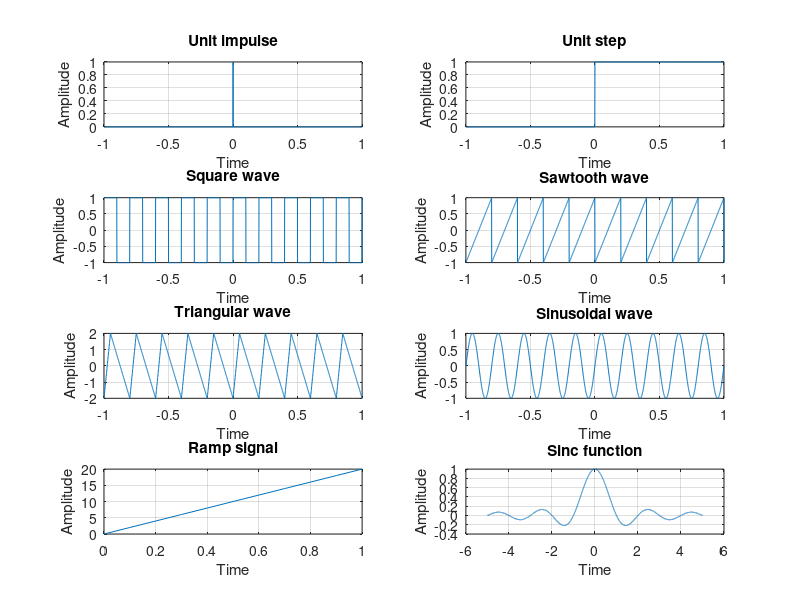
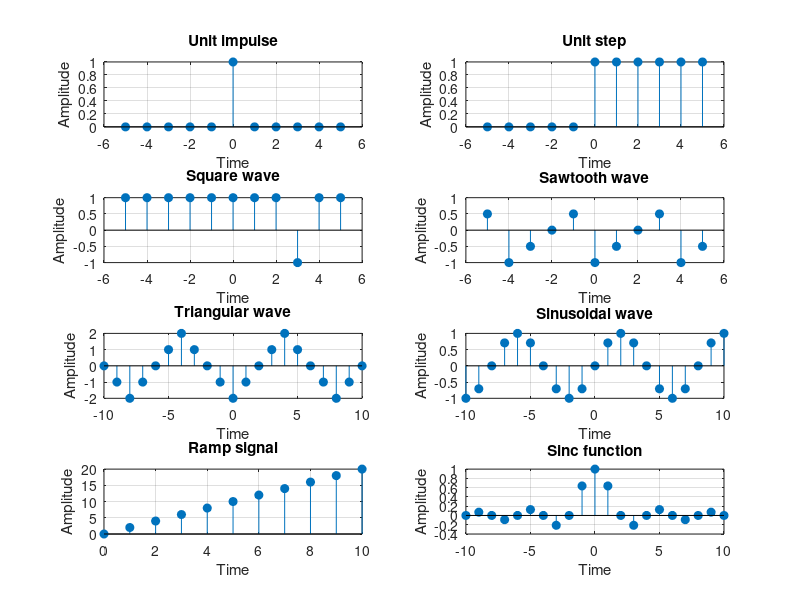
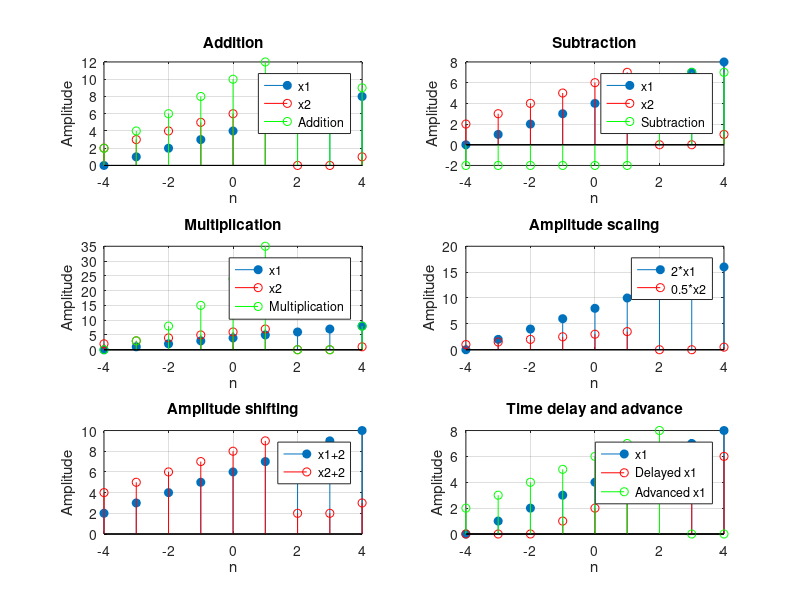
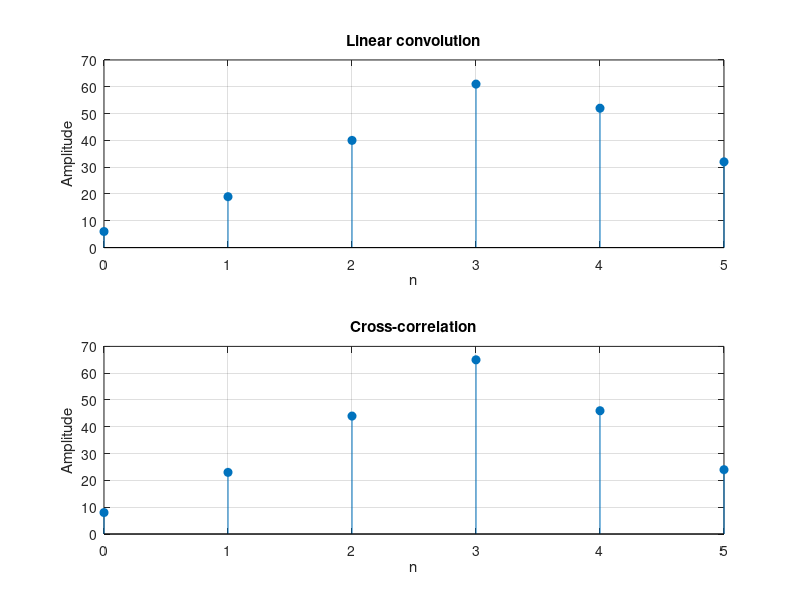

Recreate these plots in MATLAB, in order.
% Exp 1: Signal Generation
clc; clear; close all;
t = -1:0.001:1; n = -5:5; m = -10:10; f = 5; A = 2;
T = {t,t,t,t,t,t,0:0.1:1,-5:0.001:5};
X = {double(t==0),double(t>=0),square(2*pi*f*t),sawtooth(2*pi*f*t),A*sawtooth(2*pi*f*t,0.25),sin(2*pi*f*t),0:2:20,sinc(-5:0.001:5)};
name = {'Unit impulse','Unit step','Square wave','Sawtooth wave','Triangular wave','Sinusoidal wave','Ramp signal','Sinc function'};
figure;
for i = 1:8
    subplot(4,2,i); plot(T{i},X{i}); title(name{i});
    xlabel('Time'); ylabel('Amplitude'); grid on;
end
N = {n,n,n,n,m,m,0:10,m};
Y = {double(n==0),double(n>=0),square(2*pi*f*n),sawtooth(pi*n/2),A*sawtooth(pi*m/4,0.5),sin(pi*m/4),0:2:20,sinc(m/2)};
figure;
for i = 1:8
    subplot(4,2,i); stem(N{i},Y{i},'filled'); title(name{i});
    xlabel('Time'); ylabel('Amplitude'); grid on;
end

% Exp 2: Discrete-Time Signal Operations
clc; clear; close all;
n = -4:4; x1 = 0:8; x2 = [2 3 4 5 6 7 0 0 1]; k = 2;
add = x1+x2; sub = x1-x2; mul = x1.*x2;
scale1 = 2*x1; scale2 = 0.5*x2;
shift1 = x1+2; shift2 = x2+2;
delay = [zeros(1,k) x1(1:end-k)];
advance = [x1(k+1:end) zeros(1,k)];
figure;
subplot(3,2,1); stem(n,x1,'filled'); hold on; stem(n,x2,'r'); stem(n,add,'g'); title('Addition');
subplot(3,2,2); stem(n,x1,'filled'); hold on; stem(n,x2,'r'); stem(n,sub,'g'); title('Subtraction');
subplot(3,2,3); stem(n,x1,'filled'); hold on; stem(n,x2,'r'); stem(n,mul,'g'); title('Multiplication');
subplot(3,2,4); stem(n,scale1,'filled'); hold on; stem(n,scale2,'r'); title('Amplitude scaling');
subplot(3,2,5); stem(n,shift1,'filled'); hold on; stem(n,shift2,'r'); title('Amplitude shifting');
subplot(3,2,6); stem(n,x1,'filled'); hold on; stem(n,delay,'r'); stem(n,advance,'g'); title('Time delay and advance');
for i = 1:6
    subplot(3,2,i); xlabel('n'); ylabel('Amplitude'); grid on;
end
subplot(3,2,1); legend('x1','x2','Addition');
subplot(3,2,2); legend('x1','x2','Subtraction');
subplot(3,2,3); legend('x1','x2','Multiplication');
subplot(3,2,4); legend('2*x1','0.5*x2');
subplot(3,2,5); legend('x1+2','x2+2');
subplot(3,2,6); legend('x1','Delayed x1','Advanced x1');
disp(add); disp(sub); disp(mul);
disp(scale1); disp(scale2); disp(shift1); disp(shift2);
disp(delay); disp(advance);

% Exp 3: Convolution and Cross-Correlation
clc; clear; close all;
x = [1 2 3 4]; h = [6 7 8];
y = conv(x,h);
r = conv(x,fliplr(h));
n = 0:length(y)-1;
disp('Linear convolution:'); disp(y);
disp('Cross-correlation:'); disp(r);
figure;
subplot(2,1,1); stem(n,y,'filled'); title('Linear convolution');
xlabel('n'); ylabel('Amplitude'); grid on;
subplot(2,1,2); stem(n,r,'filled'); title('Cross-correlation');
xlabel('n'); ylabel('Amplitude'); grid on;

% Exp 4: DFT and IDFT
clc; clear; close all;
x = [1 2 3 1];
N = length(x); n = 0:N-1; X = zeros(1,N);
for k = 0:N-1
    X(k+1) = sum(x .* exp(-1j*2*pi*k*n/N));
end
xr = zeros(1,N);
for k = 0:N-1
    xr(k+1) = sum(X .* exp(1j*2*pi*k*n/N))/N;
end
disp('DFT:'); disp(X);
disp('IDFT:'); disp(real(xr));
figure;
subplot(3,1,1); stem(n,x,'filled'); title('Input signal x[n]');
xlabel('n'); ylabel('Amplitude'); grid on;
subplot(3,1,2); stem(n,abs(X),'filled'); title('DFT magnitude |X[k]|');
xlabel('k'); ylabel('Magnitude'); grid on;
subplot(3,1,3); stem(n,angle(X),'filled'); title('Phase of DFT');
xlabel('k'); ylabel('Phase (rad)'); grid on;

% Exp 5: FFT (8-Point Radix-2 DIT-FFT)
clc; clear; close all;
x = [1 4 3 2 0 0 0 0]; N = 8;
X = x([1 5 3 7 2 6 4 8]);
for s = 1:3
    m = 2^s; w = exp(-1j*2*pi/m);
    for p = 1:m:N
        for j = 0:m/2-1
            a = X(p+j); b = X(p+j+m/2)*w^j;
            X(p+j) = a+b; X(p+j+m/2) = a-b;
        end
    end
end
disp('8-point DFT:'); disp(X);
figure;
subplot(2,1,1); stem(0:N-1,x,'filled'); title('Input sequence x[n]');
xlabel('n'); ylabel('Amplitude'); grid on;
subplot(2,1,2); stem(0:N-1,abs(X),'filled'); title('Magnitude of 8-point DFT');
xlabel('k'); ylabel('|X[k]|'); grid on;

% Exp 6: Convolution Theorem
clc; clear; close all;
x = [1 2 3 4]; h = [1 -1 1];
y = conv(x,h); N = length(y);
yf = ifft(fft(x,N).*fft(h,N));
disp('Time-domain convolution:'); disp(y);
disp('Frequency-domain result:'); disp(real(yf));
if max(abs(y-real(yf))) < 1e-10
    disp('Verification passed: Results are identical.');
else
    disp('Verification failed: Results differ.');
end
figure;
stem(0:N-1,y,'filled'); hold on;
plot(0:N-1,real(yf),'r--x');
title('Convolution theorem verification'); xlabel('n'); ylabel('Amplitude');
legend('Time-domain convolution','IFFT(FFT(x).*FFT(h))'); grid on;

% Exp 7: FIR Low-Pass Filter
clc; clear; close all;
N = 25; w = 0:0.01:pi;
win = {hamming(N+1),boxcar(N+1),bartlett(N+1),blackman(N+1),hanning(N+1)};
name = {'Hamming','Boxcar','Bartlett','Blackman','Hanning'};
figure; hold on;
for i = 1:5
    b = fir1(N,0.5,win{i});
    plot(w/pi,abs(freqz(b,1,w)));
end
xlabel('Normalized Frequency'); ylabel('|H(w)|');
title('FIR low-pass filter using window techniques');
legend(name); grid on;

% Exp 8: IIR Butterworth Low-Pass Filter
clc; clear; close all;
Fs = 10000; Wn = 3000/(Fs/2); order = [4 7 9];
figure;
subplot(2,1,1); hold on; grid on; title('Butterworth magnitude response');
xlabel('Frequency (Hz)'); ylabel('Magnitude'); ylim([-0.5 1.5]);
subplot(2,1,2); hold on; grid on; title('Magnitude response in dB');
xlabel('Frequency (Hz)'); ylabel('Magnitude (dB)'); ylim([-80 20]);
for i = 1:3
    [b,a] = butter(order(i),Wn,'low');
    [H,f] = freqz(b,a,100,Fs);
    subplot(2,1,1); plot(f,abs(H));
    subplot(2,1,2); plot(f,20*log10(abs(H)));
end
subplot(2,1,1); legend('Order 4','Order 7','Order 9');
subplot(2,1,2); legend('Order 4','Order 7','Order 9');

% Exp 9: ECG Signal Generation
clc; clear; close all;
t = 0:0.005:1;
P = 0.2*sin(2*pi*5*(t-0.05)).*(t>=0.05 & t<=0.15);
QRS = -1.2*sawtooth(2*pi*20*(t-0.3)).*(t>=0.3 & t<=0.35);
T = 0.5*sin(2*pi*5*(t-0.6)).*(t>=0.6 & t<=0.7);
ecg = P + QRS + T;
figure; plot(t,ecg); grid on;
xlabel('Time (s)'); ylabel('Amplitude'); title('One ECG Cycle');
y = repmat(ecg,1,5); ty = linspace(0,5,length(y));
figure; plot(ty,y); grid on;
xlabel('Time (s)'); ylabel('Amplitude'); title('ECG Signal');

% Exp 10: Musical Tone Generation
clc; clear; close all;
Fs = 44100; notes = [240 240 270 270 300 300 320 320];
t = 0:1/Fs:0.5; signal = [];
for f = notes
    signal = [signal 0.5*sin(2*pi*f*t)];
end
sound(signal,Fs);
total_time = (0:length(signal)-1)/Fs;
figure; plot(total_time,signal,'LineWidth',1.1);
xlabel('Time (seconds)'); ylabel('Amplitude'); grid on;
title('Musical Tone Sequence: Saa Saa Re Re Ga Ga Ma Ma');
k = 1:round(Fs*0.01);
figure; plot(total_time(k),signal(k),'LineWidth',1.2);
xlabel('Time'); ylabel('Amplitude'); grid on;
title('Zoomed View of Single Tone Generation');
